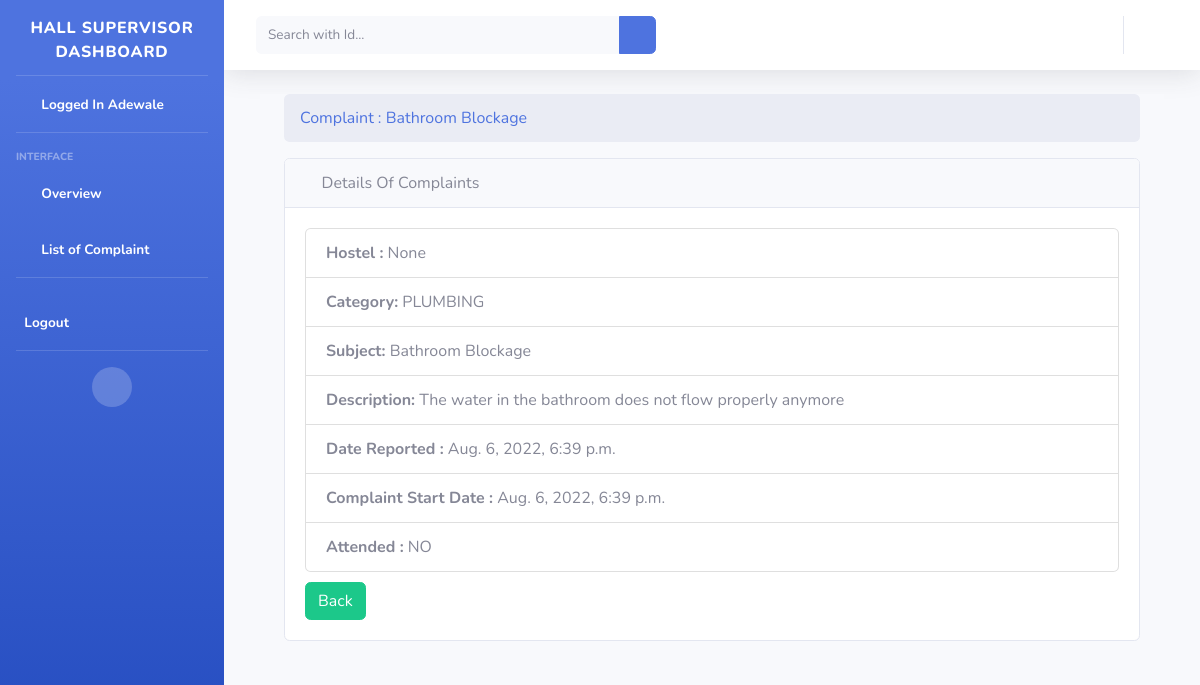
/svcomplain/1 (signed in), run on the app's committed database.
### roomapp/models.py (models this page shows, shortened)
class User(AbstractUser):
    username = models.CharField(max_length=100, unique=True)
    is_admin = models.BooleanField(default=False, verbose_name='Admin')
    is_supervisor = models.BooleanField(default=False, verbose_name='Supervisor')
    is_student = models.BooleanField(default=False, verbose_name='Student')
    hostel = models.ForeignKey(Hostel, null=True, blank=True, on_delete=models.CASCADE)
    USERNAME_FIELD = 'username'
    class Meta:
        swappable = 'AUTH_USER_MODEL'

class Complain(models.Model):
    category = models.CharField(max_length=100, choices=CATEGORY_CHOICE, default='PLUMBING')
    subject = models.CharField(max_length=100)
    complain_start_date = models.DateField(blank=True)
    date_reported = models.DateField(default=timezone.now)
    desc = models.CharField(max_length=200)
    is_attended =models.CharField(max_length=100, choices=ATTENDED_CHOICE, default='NO')
    hostel = models.ForeignKey(Hostel, null=True, blank=True, on_delete=models.CASCADE)
    user = models.ForeignKey(User, null=True, blank = True, on_delete=models.CASCADE)
    date_reported.editable = True

### roomapp/views.py (the view)
# urls.py: path('svcomplain/<int:pk>', views.SViewComplain.as_view(), name="svcomplain"),
class SViewComplain(LoginRequiredMixin,DetailView):
	model = Complain
	template_name = 'supervisor/complaint_detail.html'

### roomapp/templates/supervisor/complaint_detail.html (shortened to what this page needs)
{% extends 'supervisor/base.html' %}
{% load static %}
{% block body %}
<div class="container-fluid">
        <div class="row">
          <div class="col-12 mb-3">
          <div class="col-12 mb-3">
              <div id="content-wrapper">
        <div class="container-fluid">
            <ol class="breadcrumb">
                <li class="breadcrumb-item">
                    <a href="">Complaint : {{ object.subject }} </a>
            </ol>
            <div class="card mb-3">
                <div class="card-header">
                    <i class="fas fa-table text-warning"></i>
                    Details Of Complaints
                </div>
                <div class="card-body">
 <div class="row">
        <div class="col-12">
            <ul class="list-group">
              <li class="list-group-item"><strong>Hostel :</strong> {{ object.hostel }}</li>
              <li class="list-group-item"><strong>Category:</strong> {{ object.category }}</li>
              <li class="list-group-item"><strong>Subject:</strong> {{ object.subject }}</li>
              <li class="list-group-item"><strong>Description:</strong> {{ object.desc }}</li>
              <li class="list-group-item"><strong>Date Reported :</strong> {{ object.date_reported }}</li>
              <li class="list-group-item"><strong>Complaint Start Date :</strong> {{ object.complain_start_date }}</li>
              <li class="list-group-item"><strong>Attended :</strong> {{ object.is_attended }}</li>
            </ul>
        </div>
    </div>
    <div class="row top-buffer" style="padding-top: 10px">
        <div class="col-12">
                <a href="{% url 'smcomplain' %}"><button type="button" class="btn btn-success">Back</button></a>
        </div>
    </div>
          </div>
        </div>
      </div>
    </div>
{% endblock %}

### roomapp/templates/supervisor/base.html (shortened to what this page needs)
{% load static %}
<!DOCTYPE html>
<html lang="en">
<head>
    <link href="{% static 'vendor/fontawesome-free/css/all.min.css'%} " rel="stylesheet" type="text/css">
    <link href="{% static 'css/sb-admin-2.min.css' %}" rel="stylesheet">
</head>
<body id="page-top">
    <div id="wrapper">
        <ul class="navbar-nav bg-gradient-primary sidebar sidebar-dark accordion" id="accordionSidebar">
            <a class="sidebar-brand d-flex align-items-center justify-content-center" href="{% url 'supervisor' %}" style="margin-top:5px;">
                <div class="sidebar-brand-icon">
                    <span>HALL SUPERVISOR DASHBOARD</span>
                </div>
            </a>
            <hr class="sidebar-divider my-0">
            <li class="nav-item active">
                <a class="nav-link" href="{% url 'supervisor' %}">
                    <i class="fas fa-fw fa-tachometer-alt"></i>
                    <span>Logged In {{user.first_name}} </span></a>
            </li>
            <hr class="sidebar-divider">
            <div class="sidebar-heading">
                Interface
            </div>
            <li class="nav-item active">
                <a class="nav-link" href="{% url 'supervisor' %}">
                    <i class="fas fa-fw fa-tachometer-alt"></i>
                    <span>Overview</span></a>
            </li>
            <li class="nav-item active">
                <a class="nav-link" href="{% url 'smcomplain' %}">
                    <i class="fas fa-fw fa-table"></i>
                    <span>List of Complaint</span></a>
            </li>
            <hr class="sidebar-divider">
            <li class="nav-item active">
                {% if user.is_authenticated %}
                    <a class="nav-link" href="{% url 'home' %}">
                    <span>Logout</span></a>
                {% else %}
                    <a class="nav-link" href="{% url 'home' %}">
                    <i class="fas fa-fw fa-sign-in"></i>
                    <span>Login</span></a>
                {% endif %}
        </li>
            <hr class="sidebar-divider d-none d-md-block">
            <div class="text-center d-none d-md-inline">
                <button class="rounded-circle border-0" id="sidebarToggle"></button>
            </div>
        </ul>
       <div id="content-wrapper" class="d-flex flex-column">
        <div id="content">
            <nav class="navbar navbar-expand navbar-light bg-white topbar mb-4 static-top shadow">
                <form class="d-none d-sm-inline-block form-inline mr-auto ml-md-3 my-2 my-md-0 mw-100 navbar-search" action="{% url 'asearch'%}">
                    <div class="input-group">
                        <input type="text" class="form-control bg-light border-0 small" placeholder="Search with Id..."
                            aria-label="Search" name="query" aria-describedby="basic-addon2">
                        <div class="input-group-append">
                            <button class="btn btn-primary" type="submit">
                                <i class="fas fa-search fa-sm"></i>
                            </button>
                        </div>
                    </div>
                </form>
                <ul class="navbar-nav ml-auto">
                    <ul class="navbar-nav ml-auto ml-md-0">
                        <li class="nav-item dropdown no-arrow">
                            <a class="nav-link dropdown-toggle" href="#" id="userDropdown" role="button" data-toggle="dropdown" aria-haspopup="true" aria-expanded="false">
                                <i class="fas fa-user-circle fa-fw text-primary"></i>
                            </a>
                        </li>
                    </ul>
                </ul>
            </nav>
{% block body %}{% endblock %}
</div>

### data on the page
User: first_name "Adewale"
Complain: subject "Bathroom Blockage", hostel "None", category "PLUMBING", desc "The water in the bathroom does not flow properly anymore", date_reported "Aug. 6, 2022, 6:39 p.m.", complain_start_date "Aug. 6, 2022, 6:39 p.m.", is_attended "NO"
